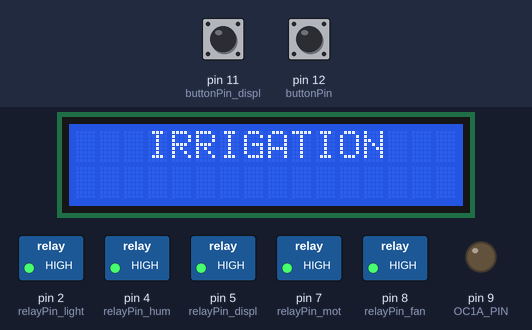
Bench run of a sketch on a simulated Arduino Uno, built with avr-gcc and run on an emulated ATmega328P. Shown: 16×2 character LCD, switched loads named in the sketch (green lamp = pin HIGH), output pins drawn as LEDs (lit = HIGH). Inputs (shaded band) come from the test bench; at power-on: pin 11 (buttonPin_displ) HIGH, pin 12 (buttonPin) HIGH. What the sketch prints to the serial monitor is not drawn.

Above: at 0.1 s.
3.4 s: pin 11 (buttonPin_displ) pulled LOW for 1.2 s
At 5.5 s:
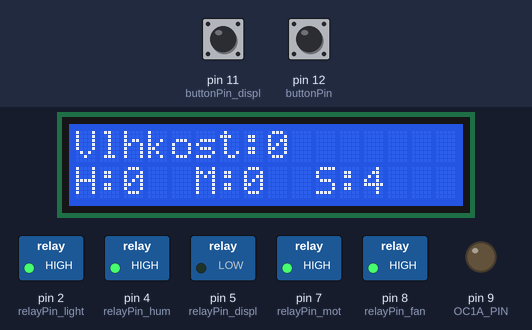
8.6 s: pin 11 (buttonPin_displ) pulled LOW for 3.2 s
At 13.5 s:
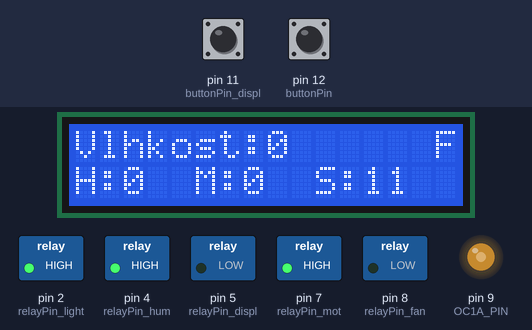
15.8 s: pin 12 (buttonPin) pulled LOW for 1.2 s
At 18.5 s:
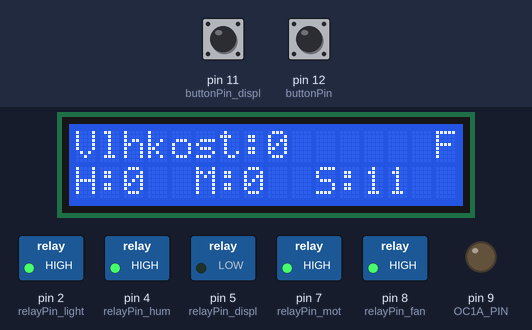
21.0 s: pin 11 (buttonPin_displ) pulled LOW for 1.2 s
At 23.6 s:
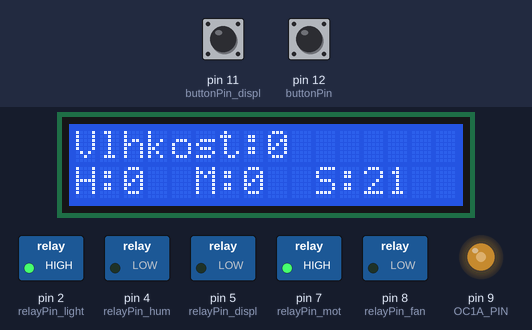
26.2 s: pin 11 (buttonPin_displ) pulled LOW for 1.2 s
At 28.7 s:
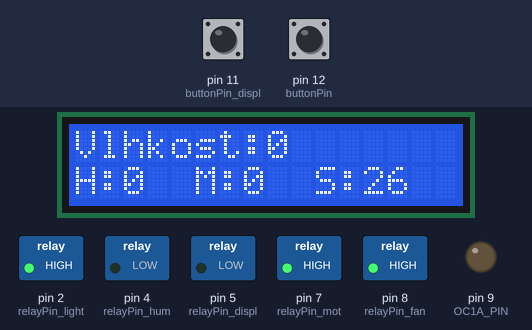
31.4 s: pin 12 (buttonPin) pulled LOW for 1.2 s
At 33.7 s:
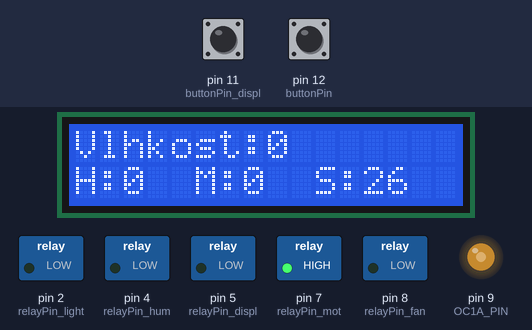
Timing chart, 0 to 35.1 s (numbered marks = the images above; inputs shaded):
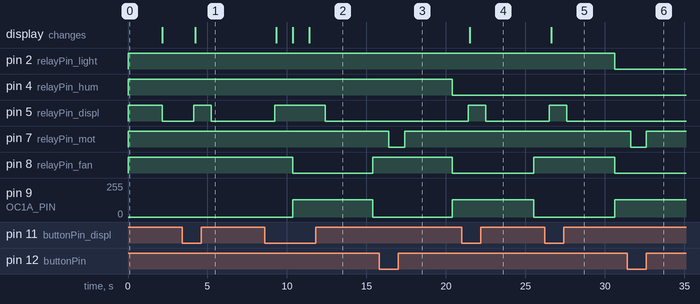

The sketch:

Smart_Irrigation_Code_v02.ino
```cpp
#include <Sleep_n0m1.h>
#include <Wire.h>
#include <LiquidCrystal_I2C.h>

LiquidCrystal_I2C lcd(0x27, 16, 2); // nastav adresu LDC na 0x27 pro 16 sloupcovy a 2 radkovy displej

// Pin variables definitions
int relayPin_light = 2;
int relayPin_hum = 4;
int relayPin_mot = 7;
int relayPin_fan = 8;
int relayPin_displ = 5;
const byte OC1A_PIN = 9;  // Pin for ventilator
const byte OC1B_PIN = 10; // Pin for ventilator
int sensor_pin_hum = A0;  // Humidity sensor pin
const int buttonPin_displ = 11;       // Button display Pin
const int buttonPin = 12;       // Button Pin

// variables will change:
bool lightOn = false;
bool fanOn = false;
bool humOn = false;
bool displOn = false;
volatile bool buttonPressed = false;
int output_value_hum ;
unsigned long previousLightMillis = 0; // Previous time for light
unsigned long previousFanMillis = 0;   // Previous time for fan
unsigned long previousHumMillis = 0;   // Previous time for humidity sensor
unsigned long lightStartTime = 0;
unsigned long fanStartTime = 0;
unsigned long humStartTime = 0;

// Constant variables for humidity sensor
int water_value = 1000;
int dirt_value = 100;

// Constant variables for ventilator
const word PWM_FREQ_HZ = 25000; //Adjust this value to adjust the frequency (Frequency in HZ!) (Set currently to 25kHZ)
const word TCNT1_TOP = 16000000/(2*PWM_FREQ_HZ);

// Constant variables for time loop
const unsigned long lightInterval = 30000; // 1 hour in milliseconds
const unsigned long fanInterval = 10000;   // 30 minutes in milliseconds
const unsigned long humInterval = 20000;   // 30 minutes in milliseconds
const unsigned long lightDuration = 5000;  // 5 minutes in milliseconds
const unsigned long fanDuration = 5000;  // 5 minutes in milliseconds
const unsigned long humDuration = 15000;  // 5 minutes in milliseconds


// Function for display
unsigned long casovaZnacka;

void obrazovka1(int hum, long allSeconds)
{

int runHours= allSeconds/3600;
int secsRemaining=allSeconds%3600;
int runMinutes=secsRemaining/60;
int runSeconds=secsRemaining%60;

  //lcd.begin(16,2);
  //lcd.clear();

  lcd.setCursor(0, 0);
  lcd.print("Vlhkost:");
  lcd.setCursor(8, 0);
  lcd.print("    ");
  lcd.setCursor(8, 0);
  lcd.print(hum);

  lcd.setCursor(0, 1);
  lcd.print("H:");
  lcd.setCursor(2, 1);
  lcd.print(runHours);
  lcd.setCursor(5, 1);
  lcd.print("M:");
  lcd.setCursor(7, 1);
  lcd.print(runMinutes);
  lcd.setCursor(10, 1);
  lcd.print("S:");
  lcd.setCursor(12, 1);
  lcd.print("  ");
  lcd.setCursor(12, 1);
  lcd.print(runSeconds);
}

void obrazovka2()
{

    lcd.begin(16,2);
    lcd.clear();
    lcd.setCursor(4, 0);
    lcd.print("EMERGENCY");
    lcd.setCursor(4, 1);
    lcd.print("SHUT-DOWN");

}


void setup ()
{
  // Start serial communication
  Serial.begin(9600);

  // Set pin modes
  pinMode(OC1A_PIN, OUTPUT);
  pinMode(relayPin_mot, OUTPUT);
  pinMode(relayPin_light, OUTPUT);
  pinMode(relayPin_fan, OUTPUT);
  pinMode(relayPin_hum, OUTPUT);
  pinMode(relayPin_displ, OUTPUT);
  pinMode(sensor_pin_hum, INPUT);
  pinMode(buttonPin, INPUT_PULLUP); // initialize the pushbutton pin as an input
  pinMode(buttonPin_displ, INPUT_PULLUP); // initialize the pushbutton pin as an input

  // Initialize the relay as LOW
  digitalWrite(relayPin_mot, HIGH);
  digitalWrite(relayPin_light, HIGH);
  digitalWrite(relayPin_fan, HIGH);
  digitalWrite(relayPin_hum, HIGH);
  digitalWrite(relayPin_displ, HIGH);

  // Initialize LCD
  lcd.init();           // initialize the lcd
  lcd.backlight();      // zapni podsvícení
  lcd.setCursor(3, 0);  // dej kurzor na sloupec 1, řádek 0
  lcd.print("IRRIGATION"); // napis na displej "IRRIGATION"
  delay(2000);
  lcd.begin(16,2);
  lcd.clear();

  // Ventilator
  // Clear Timer1 control and count registers
  TCCR1A = 0;
  TCCR1B = 0;
  TCNT1  = 0;

  // Set Timer1 configuration
  // COM1A(1:0) = 0b10   (Output A clear rising/set falling)
  // COM1B(1:0) = 0b00   (Output B normal operation)
  // WGM(13:10) = 0b1010 (Phase correct PWM)
  // ICNC1      = 0b0    (Input capture noise canceler disabled)
  // ICES1      = 0b0    (Input capture edge select disabled)
  // CS(12:10)  = 0b001  (Input clock select = clock/1)

  //TCCR1A = _BV(COM1A1) | _BV(COM1B1) | _BV(WGM11);
  //TCCR1B = _BV(WGM13) | _BV(CS10);

  TCCR1A |= (1 << COM1A1) | (1 << WGM11);
  TCCR1B |= (1 << WGM13) | (1 << CS10);
  ICR1 = TCNT1_TOP;

  OCR1A = 0;
  OCR1B = 0;


}


void loop() {

  //lcd.noDisplay();

  unsigned long currentMillis = millis();

  // reading button values
  int buttonState = digitalRead(buttonPin);   // 0 ON
  int buttonState_displ = digitalRead(buttonPin_displ);

  Serial.print("Cycle");

  // Check if lcd should be ON or OFF
  if (buttonState_displ == 0 && !displOn){
    digitalWrite(relayPin_displ, HIGH);
    lcd.begin(16,2);
    lcd.clear();
    obrazovka1(output_value_hum, currentMillis/1000);
    displOn = true;
  }
  else if (buttonState_displ == 0 && displOn) {
    obrazovka1(output_value_hum, currentMillis/1000);
  }
  else {
    digitalWrite(relayPin_displ, LOW);
    displOn = false;
  }


  // Check if it's time to turn on the light
  if (currentMillis - previousLightMillis >= lightInterval) {
    previousLightMillis = currentMillis;
    lightStartTime = currentMillis; // Record the time when the light is turned on
    digitalWrite(relayPin_light, LOW);
    lightOn = true;
    if (buttonState_displ == 0){
      lcd.setCursor(15, 1);
      lcd.print("L");
    }
  }

  // Check if the light should turn off
  if (lightOn && (currentMillis - lightStartTime >= lightDuration)) {
    digitalWrite(relayPin_light, HIGH);
    lightOn = false;
    if (buttonState_displ == 0){
      lcd.setCursor(15, 1);
      lcd.print(" ");
    }
  }


  // Check if it's time to turn on the fan
  if (currentMillis - previousFanMillis >= fanInterval) {
    previousFanMillis = currentMillis;
    fanStartTime = currentMillis; // Record the time when the light is turned on
    digitalWrite(relayPin_fan, LOW);
    setPwmDuty(50);
    fanOn = true;
    if (buttonState_displ == 0){
      lcd.setCursor(15, 0);
      lcd.print("F");
    }
  }

  // Check if the fan should turn off
  if (fanOn && (currentMillis - fanStartTime >= fanDuration)) {
    digitalWrite(relayPin_fan, HIGH);
    fanOn = false;
    setPwmDuty(0);
    if (buttonState_displ == 0){
      lcd.setCursor(15, 0);
      lcd.print(" ");
    }
  }

  // Check if it's time to turn on the humidity sensor
  if (currentMillis - previousHumMillis >= humInterval) {
    previousHumMillis = currentMillis;
    humStartTime = currentMillis; // Record the time when the humidity sensor is turned on
    digitalWrite(relayPin_hum, LOW);
    humOn = true;
    if (buttonState_displ == 0){
      lcd.setCursor(14, 1);
      lcd.print("H");
    }
  }

  // Check if the humidity sensor should turn off
  if (humOn && (currentMillis - humStartTime >= humDuration)) {
    digitalWrite(relayPin_hum, HIGH);
    humOn = false;
    output_value_hum = analogRead(sensor_pin_hum);
    Serial.print("Humidity is: ");
    Serial.print(output_value_hum);
    Serial.print("\n");
    if (buttonState_displ == 0){
      lcd.setCursor(14, 1);
      lcd.print(" ");
    }
  }


  // Update display if button is pressed
  if (buttonState == 0) {
    buttonPressed = false; // Reset the flag
    digitalWrite(relayPin_mot, LOW);
    if (buttonState_displ == 0){
      lcd.setCursor(14, 0);
      lcd.print("W");
    }
  }
  else {
    digitalWrite(relayPin_mot, HIGH);
    if (buttonState_displ == 0){
      lcd.setCursor(14, 0);
      lcd.print(" ");
    }
  }


  delay(1000); // Delay to reduce CPU usage
}


// Function which converts PWM values for ventilator
void setPwmDuty(byte duty) {
  OCR1A = (word) (duty*TCNT1_TOP)/100;
}
```

Measured:
- after the input at 3.4 s, pin 5 (relayPin_displ): LOW → HIGH after 0.74 s, → LOW 1.1 s later; the display: changes after 0.84 s (image 1)
- after the input at 8.6 s, pin 5 (relayPin_displ): LOW → HIGH after 0.64 s, → LOW 3.2 s later; the display: first changes after 0.74 s (image 2 shows a later state)
- after the input at 15.8 s, pin 7 (relayPin_mot): HIGH → LOW after 0.61 s, → HIGH 1.0 s later
- after the input at 21.0 s, pin 5 (relayPin_displ): LOW → HIGH after 0.41 s, → LOW 1.1 s later; the display: changes after 0.51 s (image 4)
- after the input at 26.2 s, pin 5 (relayPin_displ): LOW → HIGH after 0.31 s, → LOW 1.1 s later; the display: changes after 0.41 s (image 5)
- after the input at 31.4 s, pin 7 (relayPin_mot): HIGH → LOW after 0.21 s, → HIGH 1.0 s later
